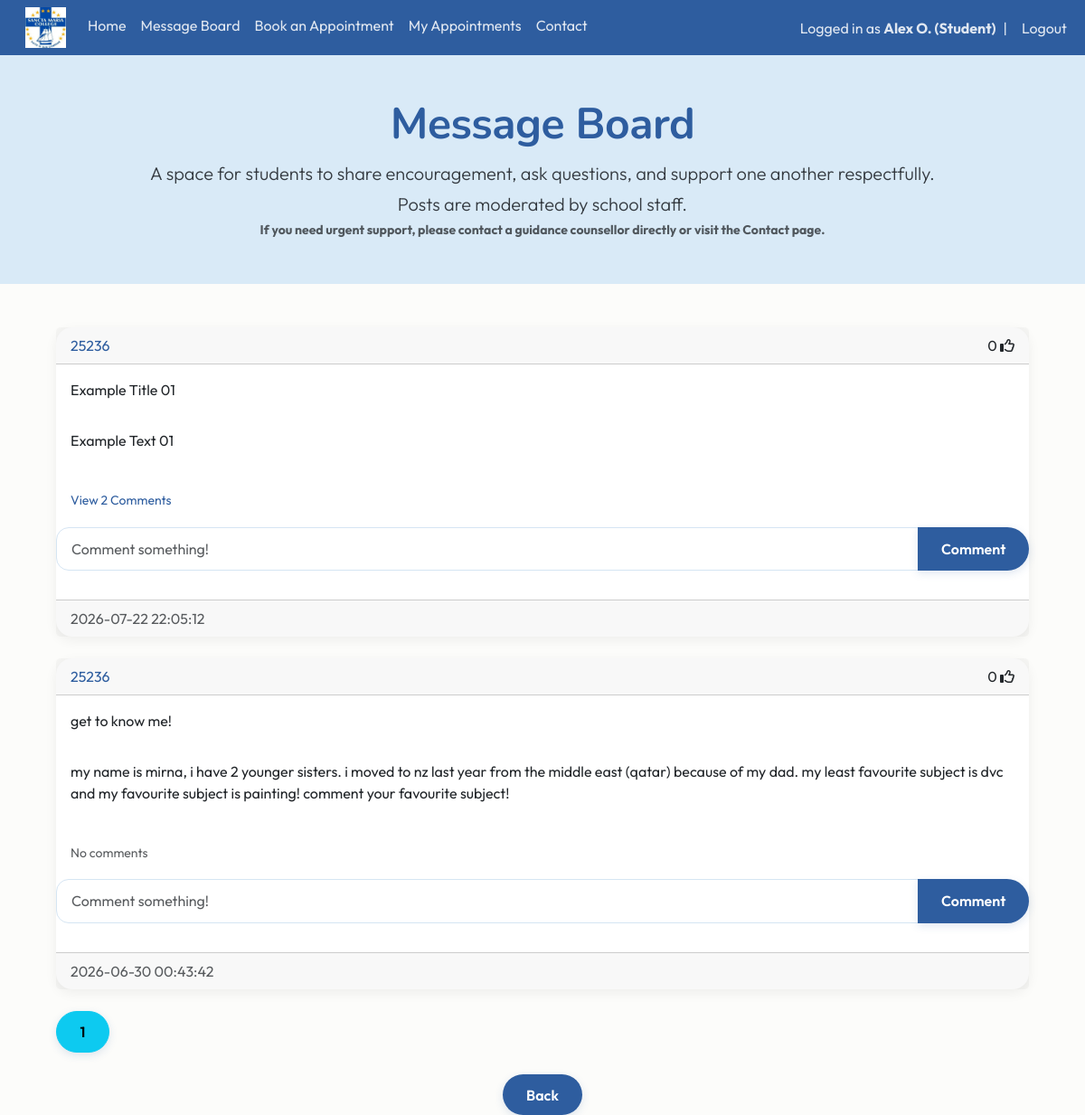
The page /posts/25236 (signed in) on the database as committed earlier.
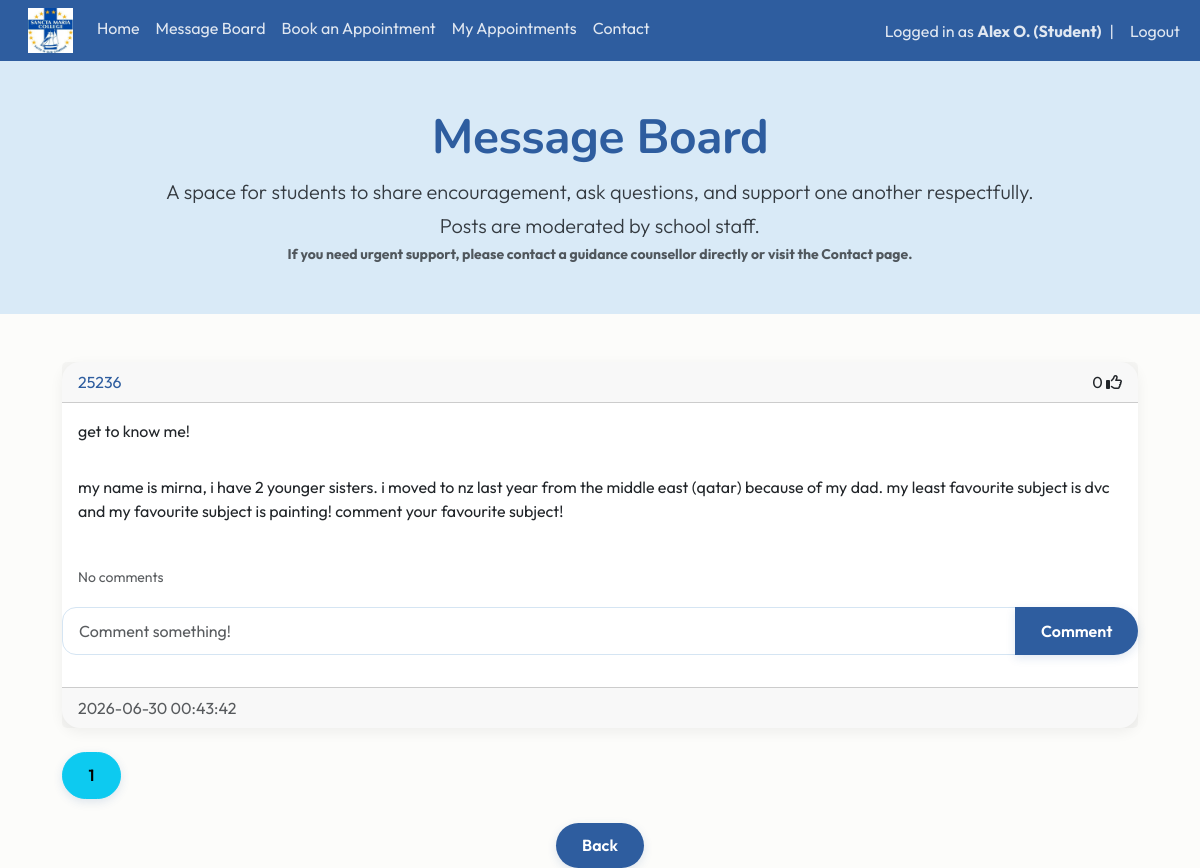
The same page on the database as committed later.
### website/models.py (models this page shows)
class User(db.Model, UserMixin):
    id = db.Column(db.Integer, primary_key=True)
    email = db.Column(db.String(150), unique=True)
    fname = db.Column(db.String(20))
    lname = db.Column(db.String(20))
    username = db.Column(db.String(150), unique=True)
    role = db.Column(db.String(150))
    password = db.Column(db.String(150))
    date_created = db.Column(db.DateTime(timezone=True), default=func.now())
    posts = db.relationship("Post", backref="user", cascade="all, delete-orphan")
    comments = db.relationship("Comment", backref="user", cascade="all, delete-orphan")
    likes = db.relationship("Like", backref="user", cascade="all, delete-orphan")
    appointments = db.relationship('Appointment', foreign_keys="Appointment.counsellor_id", back_populates="counsellor")

class Post(db.Model):
    id = db.Column(db.Integer, primary_key=True)
    title = db.Column(db.String(150), unique=False)
    content = db.Column(db.Text, nullable=False)
    date_created = db.Column(db.DateTime(timezone=True), default=func.now())
    author = db.Column(db.Integer, db.ForeignKey('user.id', ondelete="CASCADE"), nullable=False)
    comments = db.relationship('Comment', backref='post', cascade="all, delete-orphan")
    likes = db.relationship('Like', backref='post', cascade="all, delete-orphan")

### website/views.py (the view)
@views.route("/posts/<username>")
@login_required
def posts(username):
    page = request.args.get('page', 1, type=int)
    user = User.query.filter_by(username=username).first()
    if not user:
        flash('No user with that username exists', category='error')
        return redirect(url_for('views.blog'))
    posts = Post.query.filter_by(user=user).order_by(Post.date_created.desc()).paginate(page=page, per_page=4)
    return render_template("posts.html", user=current_user, author=user, posts=posts, username=username, endpoint='views.posts')

### website/__init__.py (called while the page is built)
def create_app():
    app = Flask(__name__)
    app.config['SECRET_KEY'] = "DQiAlMIU5u5eeLDw4KPMHx4d"
    app.config['SQLALCHEMY_DATABASE_URI'] = f'sqlite:///{DB_NAME}'
    db.init_app(app)
    from .views import views
    from .auth import auth
    app.register_blueprint(views, url_prefix="/")
    app.register_blueprint(auth, url_prefix="/")
    from .models import User, Post
    with app.app_context():
        db.create_all()
    login_manager = LoginManager()
    login_manager.login_view = "auth.login"
    login_manager.init_app(app)
    @login_manager.user_loader
    def load_user(id):
        return User.query.get(int(id))
    return app

### website/templates/posts.html (shortened to what this page needs)
{% extends "posts_div.html"%} {% block title %} {{ author.fname }} {{ author.lname[0] }}.'s Posts {% endblock %}
    {% block footer %}
    <div align="center">
    <a href="/blog"><button type="button" class="btn btn-primary btn-large"> Back </button></a>
    </div>
</div>
{% endblock %}

### website/templates/posts_div.html (shortened to what this page needs)
{% extends "template.html"%} {% block title %} Message Board {% endblock %}
{% block content%}
<section class="hero hero-small mb-5">
    <div class="container text-center">
        <h1 class="display-5 fw-bold">Message Board</h1>
        <p class="lead">A space for students to share encouragement, ask questions, and support one another respectfully. <br>
            Posts are moderated by school staff.</p>
        <p class="small text-muted"><strong>If you need urgent support, please contact a guidance counsellor directly or visit the Contact page.</strong></p>
    </div>
</section>
<div class="container">
    <div id="posts">
        {% for post in posts %}
        <div class="card border-dark">
            <div class="card-header d-flex justify-content-between align-items-center">
                <a href="/posts/{{post.user.username}}">{{post.user.username}}</a>
                <div>
                    <span id="likes-count-{{post.id}}">{{ post.likes|length }}</span>
                    {% if user.id in post.likes|map(attribute="author")|list %}
                    <i class="fas fa-thumbs-up" id="like-button-{{post.id}}" onclick="like({{post.id}})"></i>
                    {% else %}
                    <i class="far fa-thumbs-up" id="like-button-{{post.id}}" onclick="like({{post.id}})"></i>
                    {% endif %}
                </div>
            </div>
            <div class ="card-body">
                <div class="card-text">{{post.title}}</div>
            </div>
            <div class ="card-body">
                <div class="card-text">{{post.content | replace('\n', '<br>') | safe}}</div>
            </div>
            <br/>
            <p class="card-text ms-3">
                {% if post.comments|length > 0 %}
                <a data-bs-toggle="collapse" href="#comments-{{post.id}}" role="button">
                    <small>View {{post.comments|length}} Comments</small>
                </a>
                {% else %}
                <small class="text-muted">No comments</small>
                {% endif %}
            </p>
            <form class="input-group mb-3" method="POST" action="/create-comment/{{post.id}}">
                <input type="text" id="text" name="text" class="form-control" placeholder="Comment something!"/>
                <button type="submit" class="btn btn-primary">Comment</button>
            </form >
            <div class ="card-footer text-muted">{{post.date_created}}</div>
        </div>
        <br/>
        {% endfor %}
    </div>
    {% for page_num in posts.iter_pages(left_edge=1, right_edge=1, left_current=1, right_current=2) %}
    {% if page_num %}
    {% if endpoint == 'views.posts' %}
    {% set page_url = url_for(endpoint, username=username, page=page_num) %}
    {% else %}
    {% set page_url = url_for(endpoint, page=page_num) %}
    {% endif %}
    {% if posts.page == page_num %}
    <a class="btn btn-info mb-4" href="{{ page_url }}">{{page_num}}</a>
    {% else %}
    <a class="btn btn-outline-info mb-4" href="{{ page_url }}">{{page_num}}</a>
    {% endif %}
    {% else %}
    ...
    {% endif %}
    {% endfor %}
    {% block footer %}{% endblock %}
{% endblock %}

### website/templates/template.html (shortened to what this page needs)
<!DOCTYPE html>
<html>
    <head>
        <link href="https://cdn.jsdelivr.net/npm/bootstrap@5.3.8/dist/css/bootstrap.min.css" rel="stylesheet">
        <link rel="stylesheet" type="text/css" href="{{ url_for('static', filename='main.css') }}">
    </head>
    <body>
        <nav class="navbar navbar-expand-lg">
            <div class="container-fluid">
              <div class="collapse navbar-collapse" id="navbarSupportedContent">
                <ul class="navbar-nav me-auto mb-2 mb-lg-0">
                  <li class="nav-item">
                      <a class="navbar-brand" href="/home">
                          <img src="{{ url_for('static', filename='img/schoollogo.jpg') }}" width="45px" height="45px">
                      </a>
                  </li>
                  <li class="nav-item">
                      <a class="nav-link {% if request.path == '/home' %}active{% endif %}" href="/home">Home</a>
                  </li>
                  {% if user.is_authenticated %}
                  <li class="nav-item">
                    <a class="nav-link {% if request.path == '/blog' %}active{% endif %}" href="/blog">Message Board</a>
                  </li>
                  <li class="nav-item">
                      <a class="nav-link {% if request.path == '/book-appointment' %}active{% endif %}" href="/book-appointment">Book an Appointment</a>
                  </li>
                  {% if user.role == "Student" %}
                  <li class="nav-item">
                    <a class="nav-link {% if request.path == '/appointment-history' %}active{% endif %}" href="/appointment-history">My Appointments</a>
                  </li>
                  {% endif %}
                  {% endif %}
                  <li class="nav-item">
                      <a class="nav-link {% if request.path == '/contact' %}active{% endif %}" href="/contact">Contact</a>
                  </li>
                </ul>
                <ul class="navbar-nav ms-auto align-items-center">
                {% if user.is_authenticated %}
                <li class="nav-item">
                    <span class="navbar-text">
                        Logged in as <strong>{{ user.fname }} {{ user.lname[0] }}. ({{ user.role }})</strong>
                    </span>
                </li>
                <li class="nav-item mx-2">
                    <span class="navbar-text">|</span>
                </li>
                <li class="nav-item">
                    <a class="nav-link py-0" href="/logout">Logout</a>
                </li>
                {% endif %}
                </ul>
              </div>
            </div>
          </nav>
        <main>{% block content %} {% endblock %}</main>
      </body>
</html>

### website/static/main.css (style rules this page uses)
:root { --navy: #2E5D9F; --blue: #5D8CC7; --seafoam: #e7f3fc; --light-blue: #F5FAFE; --cream: #FCFCFA; --text: #343A40; --danger: #C86B6B; --radius: 18px; --section-padding: 6rem; }
.navbar { background-color:var(--navy); }
.navbar .nav-link, .navbar .navbar-text { color: rgba(255,255,255,0.85); transition: 0.2s ease; }
body { background-color: var(--cream); color: var(--text); font-family: 'Outfit', Arial, sans-serif; }
h1,h2,h3 { font-family: 'Nunito', Arial, sans-serif; font-weight: 700; }
p { line-height:1.7; }
.hero { background: #D9EAF7; min-height: 500px; display: flex; align-items: center; }
.hero-small { background: #D9EAF7; min-height: 220px; display: flex; align-items: center; padding: 3rem 0; margin-bottom:3rem; }
.hero h1 { color: var(--navy); font-family: 'Nunito', sans-serif; font-weight: 800; letter-spacing: -0.5px; }
.hero p { max-width:700px; margin:auto; }
.hero .lead { max-width:900px; margin:0 auto; }
.container { max-width: 1100px; }
.card { border: none; border-radius: var(--radius); box-shadow: 0 4px 14px rgba(0,0,0,0.06); transition: transform 0.25s ease, box-shadow 0.25s ease; }
.card a:not(.btn) { color:var(--navy); text-decoration:none; transition:.2s ease; }
.btn { border-radius: 30px; padding: .65rem 1.6rem; font-weight: 600; transition: all .25s ease; box-shadow: 0 3px 10px rgba(46,93,159,.15); }
.btn-primary { background: var(--navy); border: none; color: white; }
form { padding-bottom:1rem; }
.form-control, .form-select { border-radius:14px; border:1px solid #D5E5F3; padding:.7rem 1rem; }

Rows that differ between the two databases and show on the page:
removed Post: user.username "25236", likes|length "0", title "Example Title 01", content "Example Text 01", comments|length "2", date_created "2026-07-22 22:05:12"
